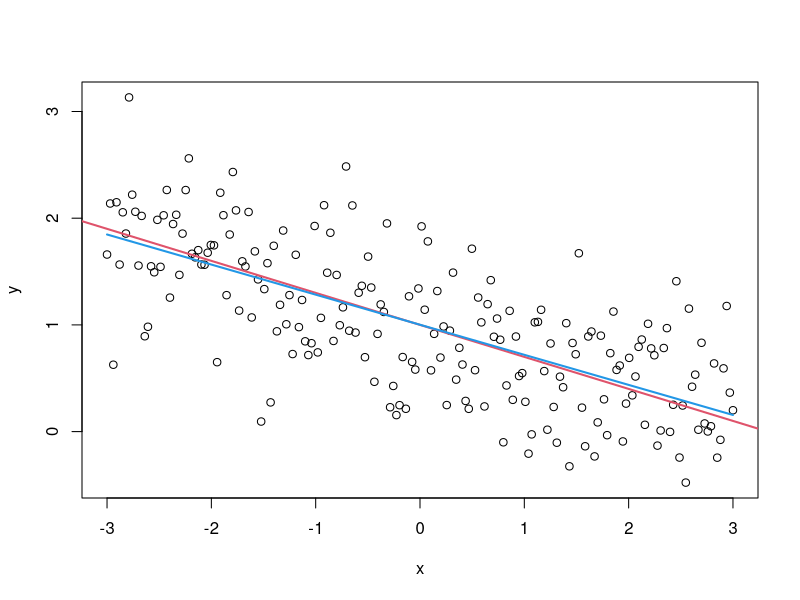
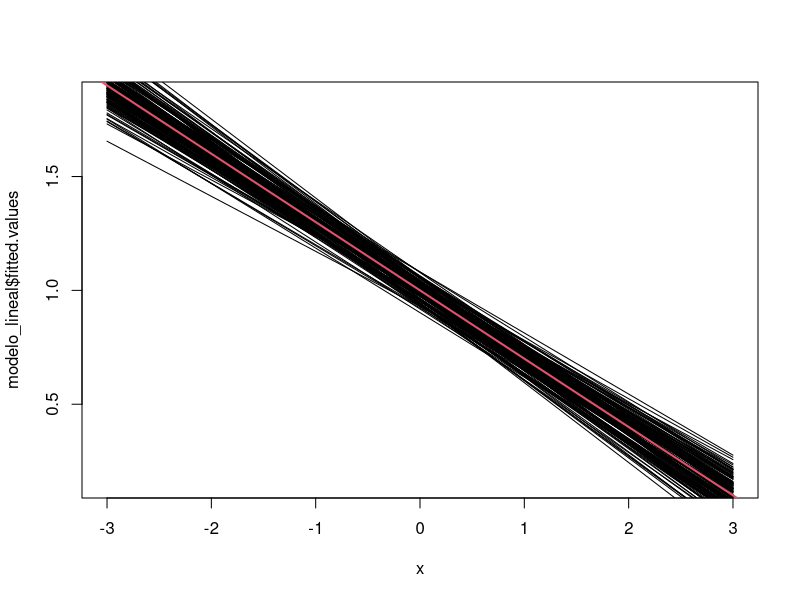

Generate these figures, in order, with R: (Note: this script raises an error after producing the figures.)
##Redes neuronales

###Instalar paquetes

install.packages("nnet")
library(nnet)

##Red Neuronal
iteraciones <- 150
tamano_muestral <- 200
beta_0 <- 1
beta_1 <- -0.3


x <- seq(-3, 3, length.out = tamano_muestral)

genera_y <- function(x, beta_0, beta_1){
  beta_1*x + beta_0 + rnorm(length(x), 0, 0.5)
}

y <- genera_y(x, beta_0, beta_1)

modelo_lineal <- lm(y~x)

plot(x, y)
abline(beta_0, beta_1, col = 2, lwd = 2)
lines(x, modelo_lineal$fitted.values, col = 4, lwd = 2)


plot(x, modelo_lineal$fitted.values, type = "l")

for(i in seq_len(iteraciones)){
  y <- genera_y(x, beta_0, beta_1)
  
  modelo_lineal <- lm(y~x)
  
  lines(x, modelo_lineal$fitted.values)
  
}
abline(beta_0, beta_1, col = 2, lwd = 2)

##Red neuronal
red_neuronal <- nnet(X,Y, size = 6, linout = TRUE, trace = FALSE)
YY <- predict(red_neuronal)

lines(YY ~ X, col = 4, lwd = 2 )

plot(Y ~ X)

for (i in seq_len(iteraciones)) {
  Y <- generar_y(X)
  red_neuronal <- nnet(X,Y, size = 6, linout = TRUE, trace = FALSE)
  YY <- predict(red_neuronal)
  lines(YY ~ X, col = 4, lwd = 2 )
}

lines(cos(X) ~X, col = 2, lwd = 2)


##Red neuronal

iteraciones <- 150
tamano_muestral <- 200

genera_y <- function(x, beta_0, beta_1){
  cos(x) + rnorm(length(x), 0, 0.5)
  # beta_1*x + beta_0 + rnorm(length(x), 0, 0.5)
}


X <- seq(0, 3*pi, length.out = tamano_muestral)
Y <- genera_y(X)

plot(Y~X)
lines(cos(X) ~ X, col = 2, lwd = 2)


red_neuronal <- nnet(X, Y, size = 8, linout = TRUE, trace = FALSE)

YY <- predict(red_neuronal)
lines(YY ~ X, col = 4, lwd = 2)



for(i in seq_len(iteraciones)){
  
  Y <- genera_y(X)
  red_neuronal <- nnet(X, Y, size = 8, linout = TRUE, trace = FALSE)
  YY <- predict(red_neuronal)
  lines(YY ~ X, col = 4)
  
}

lines(cos(X) ~ X, col = 2, lwd = 2)

